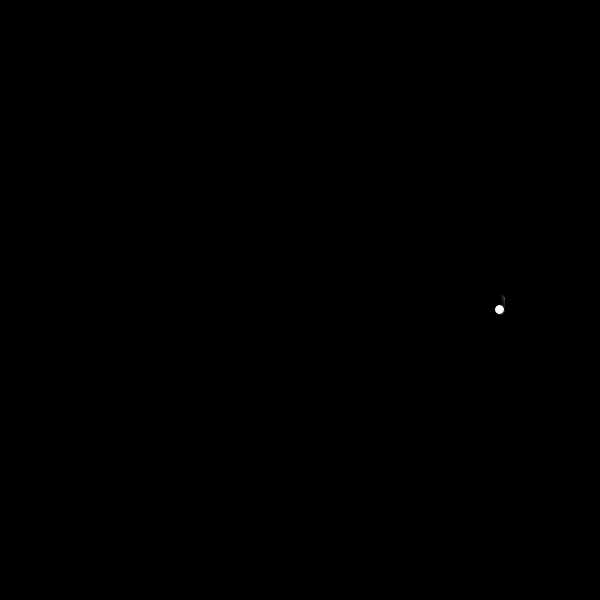
Frame 1 (no input)
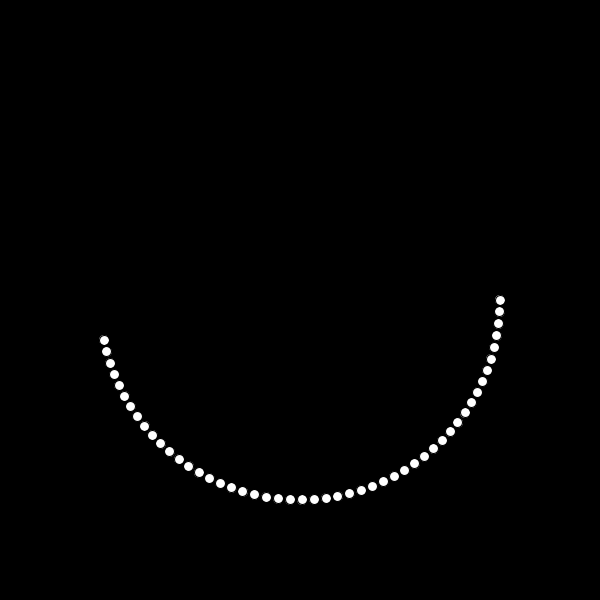
Frame 60 (the mouse pressed at the canvas centre just before this capture)
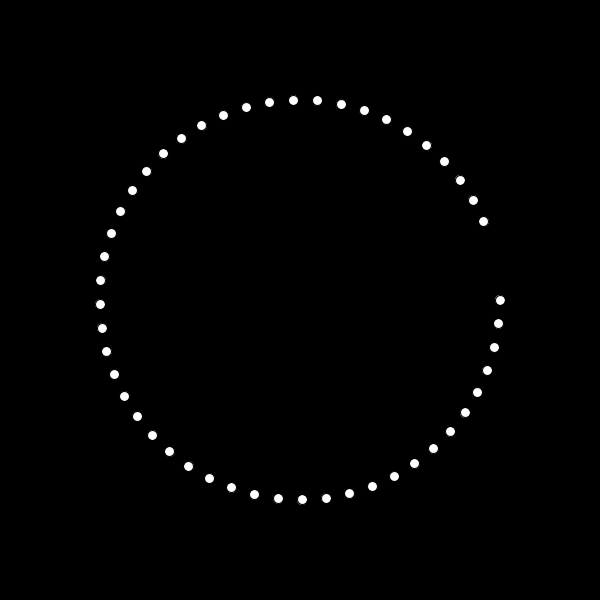
Frame 120 (the mouse held since frame 60 and released just before this capture)

The Processing sketch that drew these frames (run headless with seeded random() and noise(); from frame 60 on, the mouse is pressed at the canvas centre):

// Processing sketch: processing_48667
// ── processing_48667.pde

WhitneyEllipse[] we;

int numWE = 50;

void setup()  {
  size(600,600);
  smooth();
  we = new WhitneyEllipse[numWE];
  for (int i=0;i<numWE;i++)  {  
    we[i] = new WhitneyEllipse(i*0.001);
  }
}

void draw()   {
  background(0);
  for (int i=0; i < numWE; i++)  {
    we[i].display();
  }
}

void mousePressed()  {

  println("you press A");
}

class WhitneyEllipse
{
  float x, y, a, b, r, th, spinVelocity;
  
  WhitneyEllipse(float spinVelocityVar)  {
    spinVelocity = spinVelocityVar;
    a = width/2;
    b = height/2;
    r = 200;
  }
  
  void display()  {
    th = th + spinVelocity;
    x = a + r*cos(th);
    y = b + r*sin(th);
  
    ellipse(x,y,10,10);
  } 
}
